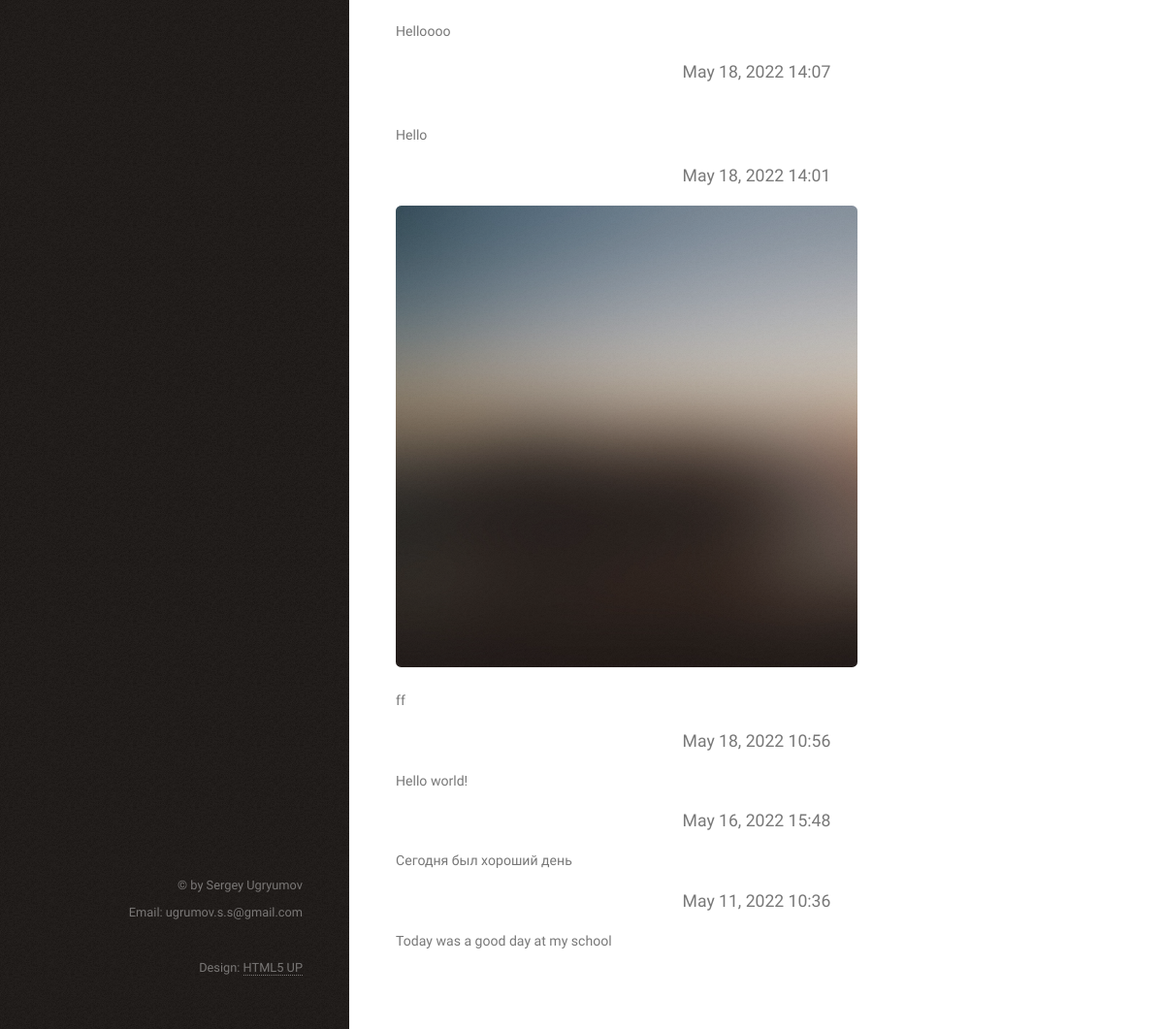
Before: /topics/2/ (lower part) with the older database file.
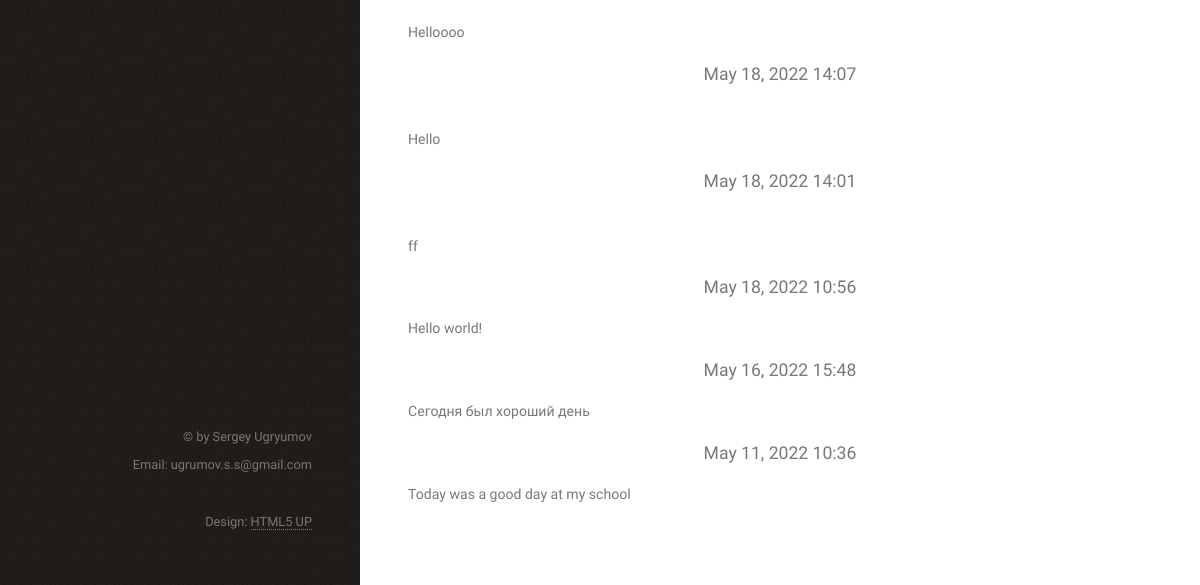
After: the same page with the newer database file.
### planner/models.py (models this page shows, shortened)
class Entry(models.Model):
    topic = models.ForeignKey(Topic, on_delete=models.CASCADE)
    image = models.ImageField(null=True, blank=True, default=None)
    text = models.TextField(null=True, default=None)
    date_added = models.DateTimeField(auto_now_add=True)
    class Meta:
        verbose_name_plural = 'entries'

### planner/views.py (the view)
# urls.py: path('topics/<int:topic_id>/', views.topic, name='topic'),
def topic(request, topic_id):
    topic = Topic.objects.get(id=topic_id)
    entries = topic.entry_set.order_by('-date_added')
    context = {'topic': topic, 'entries': entries}
    return render(request, 'planner/topic.html', context)

### planner/models.py (called while the page is built)
    def __str__(self):
        return self.text

### planner/templates/planner/topic.html (shortened to what this page needs)
{% extends "planner/base.html" %}
{% load static %}
{% block content %}
<div id="main">
        <article class="col-6 col-12-xsmall work-item">
            {% for entry in entries %}
                    <h4 align="center">{{ entry.date_added|date:'M d, Y H:i' }}</h4>
                    {% if entry.image %}
                    <a href="{{ entry.image.url }}" class="image fit thumb"><img src="{{ entry.image.url }}" alt="" /></a>
                    {% endif %}
                    <h4>{{ entry.text|linebreaks }}</h4>
            {% empty %}
                 <li>В этой теме еще нет ни одной записи!</li>
            {% endfor %}
        </article>
{% endblock content %}

Changed rows visible on the page:
changed Entry "May 18, 2022 14:01": image "media/bg_Cvi31NI.jpg" → "06.jpg" (drawn); image: picture removed
